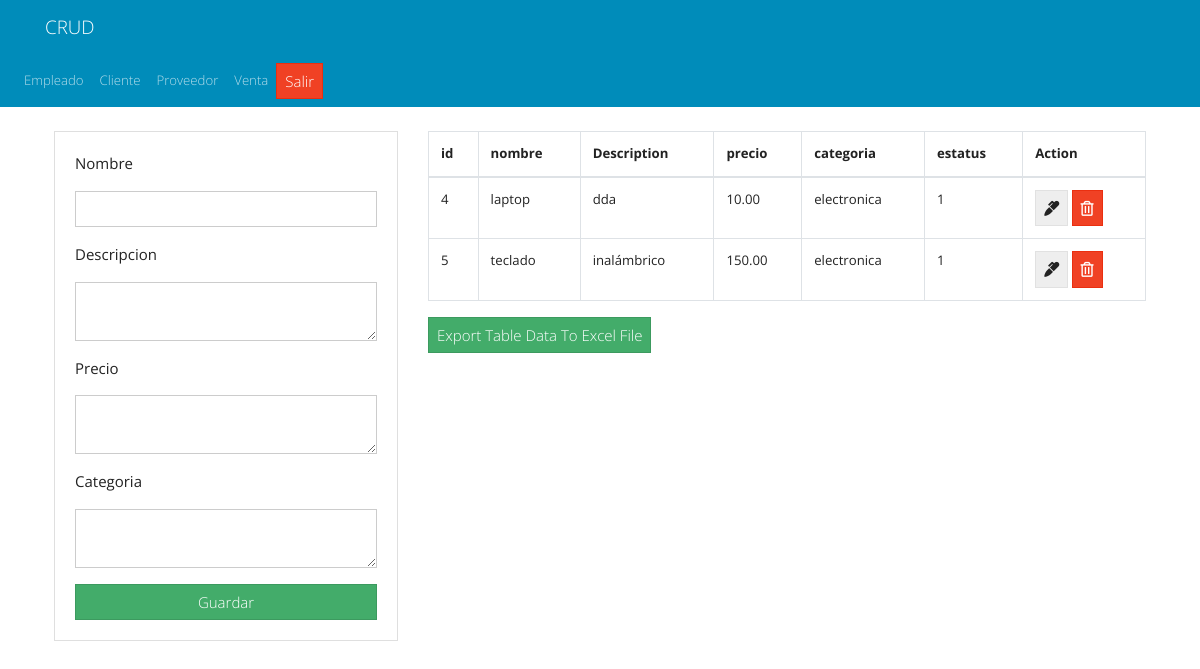
The app's page /tablas/producto.php with its own data.
### tables this page shows
CREATE TABLE `producto` (
  `idProducto` int(11) NOT NULL,
  `nombre` varchar(200) NOT NULL,
  `descripcion` varchar(1000) NOT NULL,
  `precio` decimal(10,2) NOT NULL,
  `categoria` varchar(50) NOT NULL,
  `estatus` int(11) NOT NULL
);

### tablas/producto.php (the view, shortened to what this page needs)
<?php include("../db.php"); ?>
<?php include('../includes/header.php'); ?>
<nav class="navbar navbar-expand-lg navbar-dark bg-primary">
            <ul class="navbar-nav">
              <li class="nav-item">
                <a class="nav-link" href="empleado.php">Empleado</a>
              </li>
              <li class="nav-item">
                <a class="nav-link" href="cliente.php">Cliente</a>
              </li>
              <li class="nav-item">
                <a class="nav-link" href="proveedor.php">Proveedor</a>
              </li>
              <li class="nav-item">
                <a class="nav-link" href="venta.php">Venta</a>
              </li>
              <a href="../inicia.php" class="btn btn-danger">Salir</a>
            </ul>
          </nav>
<main class="container p-4">
  <div class="row">
    <div class="col-md-4">
      <div class="card card-body">
        <form action="save_task.php" method="POST">
          <div class="form-group">
            <p>Nombre</p>
            <input type="text" name="nombre" class="form-control" placeholder="" autofocus>
          </div>
          <div class="form-group">
            <p>Descripcion</p>
            <textarea name="descripcion" rows="2" class="form-control" placeholder=""></textarea>
          </div>
          <div class="form-group">
            <p>Precio</p>
            <textarea name="precio" rows="2" class="form-control" placeholder=""></textarea>
          </div>
          <div class="form-group">
            <p>Categoria</p>
            <textarea name="categoria" rows="2" class="form-control" placeholder=""></textarea>
          </div>
          <input type="submit" name="save_task" class="btn btn-success btn-block" value="Guardar">
        </form>
      </div>
    </div>
    <div class="col-md-8">
      <table id="tblData" class="table table-bordered">
        <thead>
          <tr>
            <th>id</th>
            <th>nombre</th>
            <th>Description</th>
            <th>precio</th>
            <th>categoria</th>
            <th>estatus</th>
            <th>Action</th>
          </tr>
        </thead>
        <tbody>
          <?php
          $query = "SELECT * FROM producto";
          $result_tasks = mysqli_query($conn, $query);
          while ($row = mysqli_fetch_assoc($result_tasks)) { ?>
            <tr>
              <td><?php echo $row['idProducto']; ?></td>
              <td><?php echo $row['nombre']; ?></td>
              <td><?php echo $row['descripcion']; ?></td>
              <td><?php echo $row['precio']; ?></td>
              <td><?php echo $row['categoria']; ?></td>
              <td><?php echo $row['estatus']; ?></td>
              <td>
                <a href="edit.php?id=<?php echo $row['idProducto'] ?>" class="btn btn-secondary">
                  <i class="fas fa-marker"></i>
                </a>
                <a href="delete_task.php?id=<?php echo $row['idProducto'] ?>" class="btn btn-danger">
                  <i class="far fa-trash-alt"></i>
                </a>
              </td>
            </tr>
          <?php } ?>
        </tbody>
      </table>
      <button class="btn btn-success" onclick="exportTableToExcel('tblData')">Export Table Data To Excel File</button>
    </div>
  </div>
</main>
<?php include('../includes/footer.php'); ?>

### records on screen
producto: idProducto "4", nombre "laptop", descripcion "dda", precio "10.00", categoria "electronica", estatus "1"
producto: idProducto "5", nombre "teclado", descripcion "inalámbrico", precio "150.00", categoria "electronica", estatus "1"
